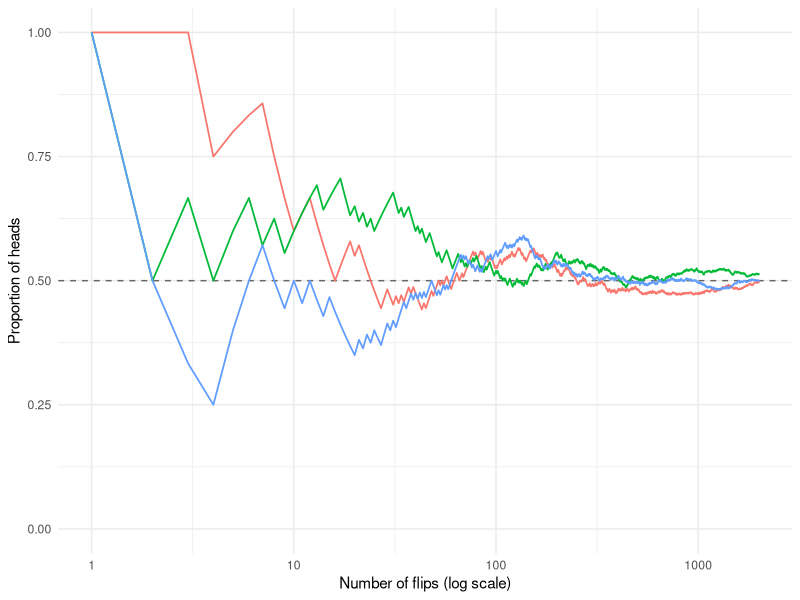
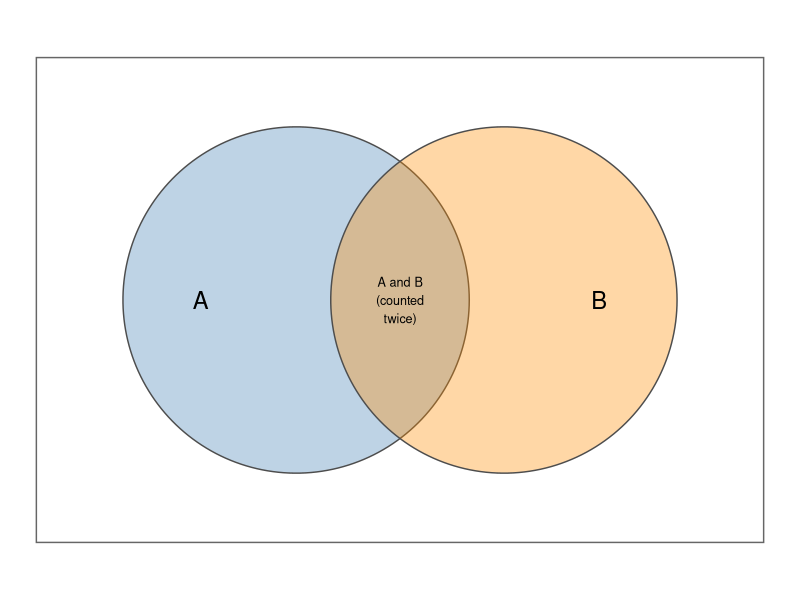
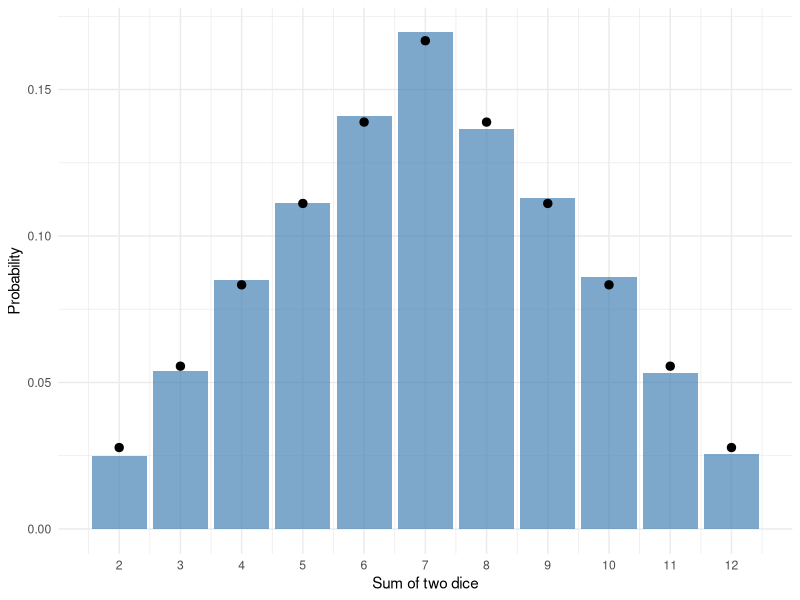
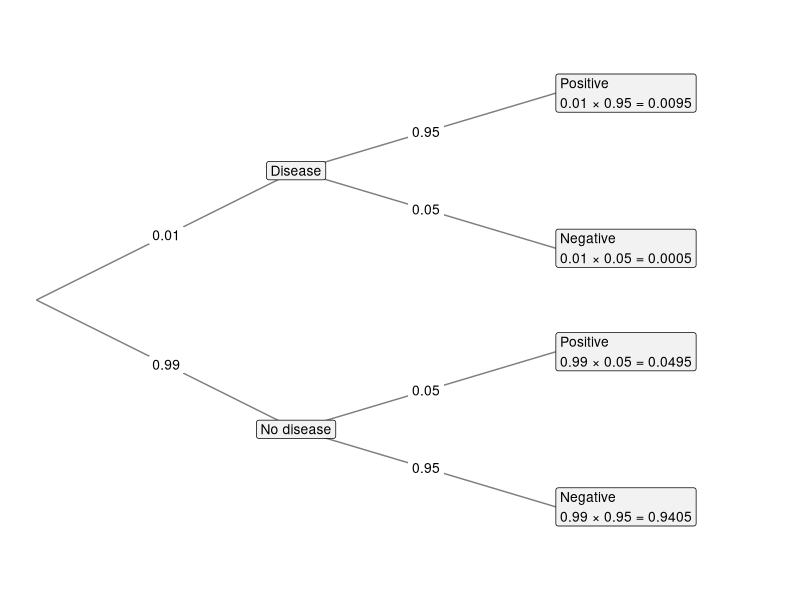

These charts were generated, in order, by the following R code:
## ---- chunk 1
#| label: coin-flips
#| echo: false
set.seed(113)
flips <- sample(c("H", "T"), size = 10000, replace = TRUE)
ten <- flips[1:10]
## ---- chunk 2
#| label: tbl-coin
#| tbl-cap: "The proportion of heads after more and more flips of a fair coin."
#| echo: false
n <- c(10, 100, 1000, 10000)
heads <- sapply(n, function(k) sum(flips[1:k] == "H"))
knitr::kable(
  data.frame(n, heads, heads / n),
  col.names = c("Number of flips", "Number of heads", "Proportion of heads"),
  format.args = list(big.mark = ","),
  digits = 4
)
## ---- chunk 3
#| label: fig-lln
#| fig-cap: "The running proportion of heads in three separate sequences of 2,000 flips of a fair coin. Each sequence wanders early on, but all settle near 0.5."
#| echo: false
#| fig-width: 7
#| fig-height: 3.5
library(ggplot2)
set.seed(2026)
n <- 2000
runs <- do.call(rbind, lapply(1:3, function(i) {
  heads <- sample(c(1, 0), size = n, replace = TRUE)
  data.frame(flip = 1:n, prop = cumsum(heads) / (1:n), run = factor(i))
}))
ggplot(runs, aes(x = flip, y = prop, colour = run)) +
  geom_hline(yintercept = 0.5, linetype = "dashed", colour = "grey40") +
  geom_line(linewidth = 0.6) +
  scale_x_log10() +
  coord_cartesian(ylim = c(0, 1)) +
  labs(x = "Number of flips (log scale)", y = "Proportion of heads") +
  theme_minimal() +
  theme(legend.position = "none")
## ---- chunk 4
#| label: fig-venn
#| fig-cap: "A Venn diagram. The rectangle is the sample space, and each circle is an event. Outcomes in the overlap belong to both $A$ and $B$, so adding $P(A)$ and $P(B)$ counts them twice."
#| echo: false
#| fig-width: 5
#| fig-height: 3
circle <- function(x0, label, r = 1, n = 200) {
  t <- seq(0, 2 * pi, length.out = n)
  data.frame(x = x0 + r * cos(t), y = r * sin(t), event = label)
}
circles <- rbind(circle(-0.6, "A"), circle(0.6, "B"))
ggplot() +
  annotate("rect", xmin = -2.1, xmax = 2.1, ymin = -1.4, ymax = 1.4,
           fill = NA, colour = "grey40") +
  geom_polygon(data = circles, aes(x, y, group = event, fill = event),
               alpha = 0.35, colour = "grey30") +
  annotate("text", x = c(-1.15, 1.15), y = 0, label = c("A", "B"), size = 6) +
  annotate("text", x = 0, y = 0, label = "A and B\n(counted\ntwice)", size = 3.2) +
  scale_fill_manual(values = c(A = "steelblue", B = "darkorange")) +
  coord_equal() +
  theme_void() +
  theme(legend.position = "none")
## ---- chunk 5
#| label: tbl-titanic
#| tbl-cap: "People aboard the *Titanic*, by sex and survival."
#| echo: false
titanic <- margin.table(Titanic, c("Sex", "Survived"))
titanic_table <- function(x, digits = 0) {
  tab <- as.data.frame.matrix(x)
  names(tab) <- c("Did not survive", "Survived", if (ncol(tab) == 3) "Total")
  rownames(tab)[rownames(tab) == "Sum"] <- "Total"
  knitr::kable(tab, digits = digits, format.args = list(big.mark = ","))
}
titanic_table(addmargins(titanic))
## ---- chunk 6
#| label: tbl-titanic-prop
#| tbl-cap: "Each count in @tbl-titanic divided by 2,201."
#| echo: false
titanic_table(addmargins(prop.table(titanic)), digits = 3)
## ---- chunk 7
#| label: tbl-titanic-rows
#| tbl-cap: "Each row of @tbl-titanic divided by its row total: survival given sex."
#| echo: false
titanic_table(prop.table(titanic, 1), digits = 3)
## ---- chunk 8
#| label: at-least-one-sim
#| echo: false
set.seed(1654)
got_six <- replicate(10000, any(sample(1:6, size = 4, replace = TRUE) == 6))
## ---- chunk 9
#| label: dice-sim
#| echo: false
set.seed(36)
sums <- replicate(10000, sum(sample(1:6, size = 2, replace = TRUE)))
## ---- chunk 10
#| label: fig-dice
#| fig-cap: "Relative frequencies of the sum of two dice in 10,000 simulated rolls (bars) and the exact probabilities (points)."
#| echo: false
#| fig-width: 6
#| fig-height: 3.5
exact <- data.frame(sum = 2:12, prob = c(1:6, 5:1) / 36)
simulated <- as.data.frame(prop.table(table(factor(sums, levels = 2:12))))
names(simulated) <- c("sum", "prop")
simulated$sum <- as.integer(as.character(simulated$sum))
ggplot(simulated, aes(x = sum, y = prop)) +
  geom_col(fill = "steelblue", alpha = 0.7) +
  geom_point(data = exact, aes(y = prob), size = 2.5) +
  scale_x_continuous(breaks = 2:12) +
  labs(x = "Sum of two dice", y = "Probability") +
  theme_minimal()
## ---- chunk 11
#| label: fig-tree
#| fig-cap: "A tree diagram for the screening test. Probabilities on the second set of branches are conditional on the first. The probability at the end of each path is the product of the probabilities along it."
#| echo: false
#| fig-width: 7
#| fig-height: 4
nodes <- data.frame(
  x = c(1, 1, 2, 2, 2, 2),
  y = c(0.75, 0.25, 0.9, 0.6, 0.4, 0.1),
  label = c("Disease", "No disease",
            "Positive\n0.01 × 0.95 = 0.0095", "Negative\n0.01 × 0.05 = 0.0005",
            "Positive\n0.99 × 0.05 = 0.0495", "Negative\n0.99 × 0.95 = 0.9405")
)
edges <- data.frame(
  x = c(0, 0, 1, 1, 1, 1), y = c(0.5, 0.5, 0.75, 0.75, 0.25, 0.25),
  xend = nodes$x, yend = nodes$y,
  prob = c("0.01", "0.99", "0.95", "0.05", "0.05", "0.95")
)
ggplot() +
  geom_segment(data = edges, aes(x = x, y = y, xend = xend, yend = yend),
               colour = "grey50") +
  geom_label(data = edges, aes(x = (x + xend) / 2, y = (y + yend) / 2, label = prob),
             size = 3.5, label.size = 0, fill = "white") +
  geom_label(data = nodes, aes(x = x, y = y, label = label),
             hjust = c(0.5, 0.5, 0, 0, 0, 0), size = 3.5, fill = "grey95") +
  coord_cartesian(xlim = c(0, 2.8), ylim = c(0, 1)) +
  scale_y_continuous(expand = expansion(add = 0.08)) +
  theme_void()
## ---- chunk 12
#| label: tbl-prior
#| tbl-cap: "The probability of disease after a positive test, for the same test used where the disease is more or less common."
#| echo: false
prior <- c(0.001, 0.01, 0.10, 0.50)
posterior <- prior * 0.95 / (prior * 0.95 + (1 - prior) * 0.05)
knitr::kable(
  data.frame(prior, round(posterior, 3)),
  col.names = c("Prior: P(disease)", "Posterior: P(disease | positive)")
)
